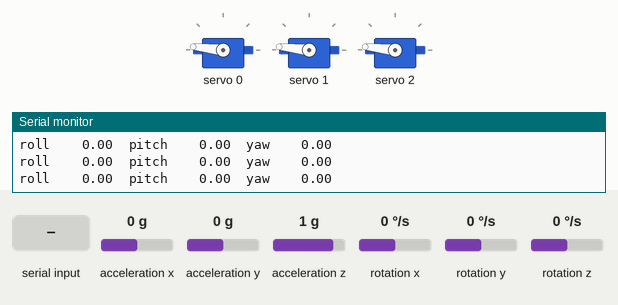
Recording of a sketch running on a simulated ESP32. Shown: 3 × servo, the last lines printed to the serial monitor. Wiring (inferred from the names in the program): MPU-6050 motion sensor at I2C address 0x68. The inputs (shaded band) are chosen by the test bench; at power-on: acceleration x 0 g, rotation x 0 °/s, rotation z 0 °/s, rotation y 0 °/s, acceleration y 0 g, acceleration z 1 g. No MQTT or app messages arrive unless stated.

Above: at 4.6 s.
4.7 s: acceleration x set to -0.8 g
At 6.6 s:
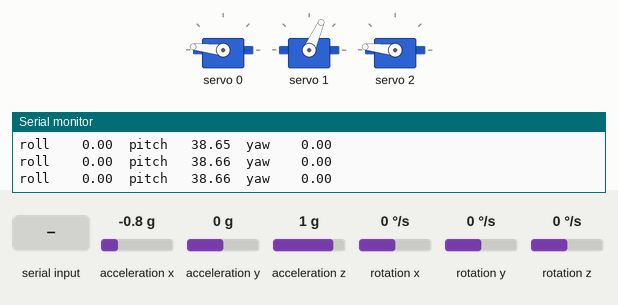
7.7 s: rotation x set to 192 °/s
At 9.0 s:
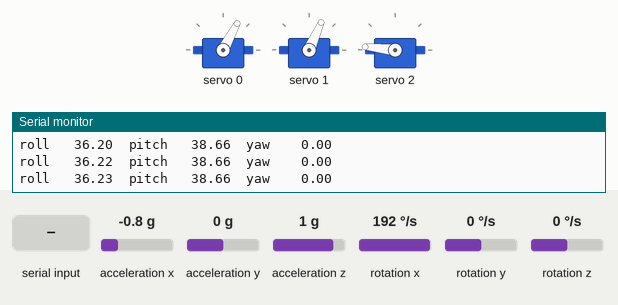
9.6 s: rotation z set to 12 °/s
At 10.65 s:
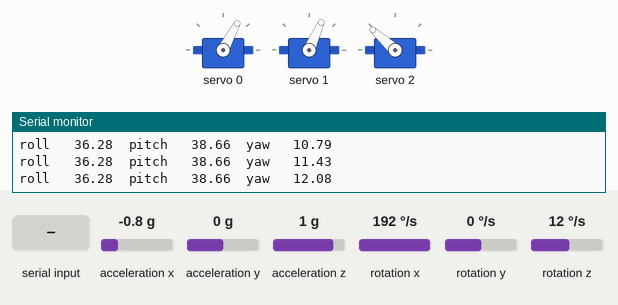
12.6 s: "p" received over Serial
At 14.1 s:
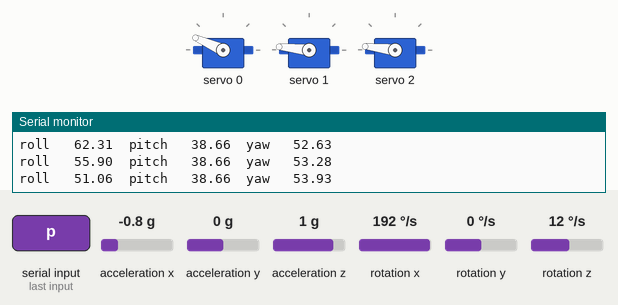
15.1 s: rotation y set to -192 °/s
At 16.2 s:
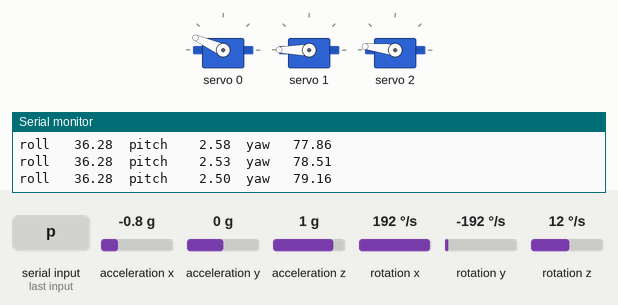
16.6 s: "i90\n" received over Serial
At 17.8 s:
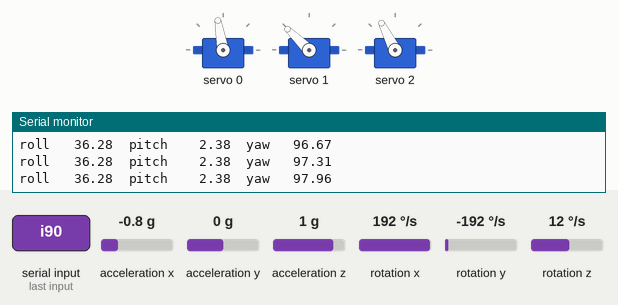
Timing chart, 0 to 19.2 s (numbered marks = the images above; inputs shaded):
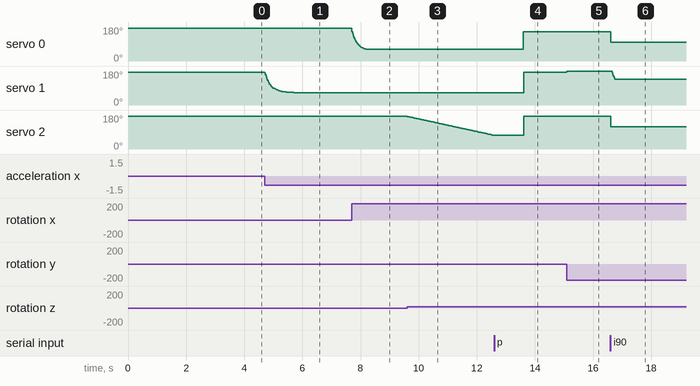

Measured:
- after the input at 4.7 s, servo 1: moves from 174° to 66° over 1.0 s, starting at once
- after the input at 7.7 s, servo 0: moves from 174° to 62° over 0.48 s, starting at once
- after the input at 9.6 s, servo 2: moves from 174° to 73° over 3.0 s, starting at once
- after the input at 12.6 s, servo 0: 62° → 156° after 1.0 s; servo 1: 66° → 174° after 1.0 s
- after the input at 15.1 s, servo 1: 174° → 180° at once
- after the input at 16.6 s, servo 0: 156° → 100° at once; servo 1: 180° → 136° after 0.06 s; servo 2: 173° → 117° at once

The sketch:

gimbal.ino
```cpp
#include <Wire.h>
#include <Adafruit_PWMServoDriver.h>
#include "src/mpu.h"
#include "src/motor.h"
#include <proj_wifi.h>
#include <proj_mqtt.h>
#include <proj_utils.h>

#define SERIAL_BAUDRATE 115200
#define WIRE_CLOCK 400000
#define TARGET_TOPIC "gimbal/target"

// ---- Tuning knobs ----
// PCA9685 channel per axis, mechanical direction (+1/-1), servo trim (deg, level = 90 + trim)
struct Axis { uint8_t ch; float dir, trim; };
Axis axRoll  = {0, +1, 0};
Axis axPitch = {1, +1, 0};
Axis axYaw   = {2, +1, 0};

float Kp = 1.5f, Ki = 0.0f, Kd = 0.05f;
const float I_MAX = 30.0f;    // anti-windup clamp (deg of servo travel)
const float OUT_MAX = 60.0f;  // servo swing limit around centre (deg)

float iRoll, iPitch, iYaw;   // integral term per axis

// ---- Person tracking ----
const float HFOV = 60.0f, VFOV = 45.0f;

const float TRACK_SIGN_YAW = +1, TRACK_SIGN_PITCH = +1;
const float TARGET_MAX = 45.0f;

float yawTarget, pitchTarget;

Angles angles = {0, 0, 0};
uint32_t lastMicros;

void onTarget(const char *topic, const uint8_t *payload, unsigned int len) {
  char buf[96];
  len = min(len, (unsigned int)sizeof(buf) - 1);
  memcpy(buf, payload, len);
  buf[len] = 0;

  float ex, ey;
  if (!jsonNum(buf, "\"ex\"", ex) || !jsonNum(buf, "\"ey\"", ey)) return;

  yawTarget   = constrain(angles.yaw   + TRACK_SIGN_YAW   * ex * HFOV / 2, -TARGET_MAX, TARGET_MAX);
  pitchTarget = constrain(angles.pitch + TRACK_SIGN_PITCH * ey * VFOV / 2, -TARGET_MAX, TARGET_MAX);
}

void pid(float target, float &i, const Axis &ax, float angle, float rate, float dt) {
  float err = target - angle; // Need to change to target
  i = constrain(i + Ki * err * dt, -I_MAX, I_MAX);
  float u = constrain(Kp * err + i - Kd * rate, -OUT_MAX, OUT_MAX);
  servoWrite(ax.ch, 90.0f + ax.trim + ax.dir * u);
}

void handleSerial() {
  if (!Serial.available()) return;
  char c = Serial.read();

  if (c == 'r') {
    angles = {0, 0, 0};
    iRoll = iPitch = iYaw = 0;
    yawTarget = pitchTarget = 0;
    return;
  }

  if (c != 'p' && c != 'i' && c != 'd') return;   // skips '\n': parseFloat would block 1 s waiting for a number
  float v = Serial.parseFloat();

  if (c == 'p') Kp = v; else if (c == 'i') Ki = v; else Kd = v;

  Serial.printf("Kp %.3f Ki %.3f Kd %.3f\n", Kp, Ki, Kd);
}

void setup() {
  Serial.begin(SERIAL_BAUDRATE);
  Wire.begin();
  Wire.setClock(WIRE_CLOCK);

  Serial.println("Starting up MPU... keep it still");
  if (!mpuBegin(ACCEL_2G, GYRO_250)) {
    Serial.println("MPU6050 not found — check wiring");
    while (true) delay(1000);
  }

  Serial.println("Starting up servo...");
  if (!servoBegin()) {
    Serial.println("PCA9685 not found — check wiring");
    while (true) delay(1000);
  }
  for (Axis *a : {&axRoll, &axPitch, &axYaw}) servoWrite(a->ch, 90 + a->trim);

  Serial.println("Calibrating... keep it still");
  mpuCalibrate();
  Serial.printf("Gyro offsets: %.3f %.3f %.3f\n", gxOff, gyOff, gzOff);

  Serial.println("Connecting to wifi...");
  wifiBegin();   // result ignored on purpose: wifiLoop() retries, balancing doesn't need wifi
  mqttBegin("gimbal", onTarget);
  mqttSubscribe(TARGET_TOPIC);

  lastMicros = micros();
}

void loop() {
  handleSerial();
  wifiLoop();
  mqttLoop();

  ImuData d;
  if (!mpuRead(d)) {
    Serial.println("read failed");
    delay(100);
    lastMicros = micros();
    return;
  }

  uint32_t now = micros();
  float dt = (now - lastMicros) * 1e-6f;
  lastMicros = now;

  updateAngles(angles, d, dt);

  pid(0, iRoll,   axRoll,  angles.roll,  d.gx, dt);
  pid(pitchTarget, iPitch, axPitch, angles.pitch, d.gy, dt);
  pid(yawTarget,   iYaw,   axYaw,   angles.yaw,   d.gz, dt);

  static uint32_t lastPrint = 0;
  if (millis() - lastPrint > 50) {
    lastPrint = millis();
    Serial.printf("roll %7.2f  pitch %7.2f  yaw %7.2f\n", angles.roll, angles.pitch, angles.yaw);
  }
}
```

motor.cpp
```cpp
#include <Wire.h>
#include <Adafruit_PWMServoDriver.h>
#include "motor.h"

static Adafruit_PWMServoDriver pwm;  // default address 0x40

bool servoBegin() {
  Wire.beginTransmission(0x40);
  if (Wire.endTransmission() != 0) return false;  // PCA9685 not on bus
  pwm.begin();
  pwm.setPWMFreq(SERVO_FREQ);
  delay(10);
  return true;
}

void servoWrite(uint8_t channel, float angle) {
  angle = constrain(angle, 0.0f, 180.0f);
  pwm.setPWM(channel, 0, servoMIN + (servoMAX - servoMIN) * angle / 180.0f);
}
```

motor.h
```cpp
#pragma once
#include <stdint.h>

// Pulse ticks out of 4096 at SERVO_FREQ. Tune per servo (see README/hardware notes).
#ifndef servoMIN
#define servoMIN 150
#endif
#ifndef servoMAX
#define servoMAX 1000
#endif
#ifndef SERVO_FREQ
#define SERVO_FREQ 60
#endif

bool servoBegin();
void servoWrite(uint8_t channel, float angle);  // angle 0..180, clamped
```

mpu.cpp
```cpp
#include <Wire.h>
#include <Arduino.h>
#include "mpu.h"

// ---------------- Config ----------------
#define I2C_SDA      21
#define I2C_SCL      22
#define MPU_ADDR     0x68      // 0x69 if AD0 pin is HIGH

// ---------------- Registers ----------------
#define REG_SMPLRT_DIV   0x19
#define REG_CONFIG       0x1A
#define REG_GYRO_CONFIG  0x1B
#define REG_ACCEL_CONFIG 0x1C
#define REG_ACCEL_XOUT_H 0x3B
#define REG_PWR_MGMT_1   0x6B
#define REG_WHO_AM_I     0x75

static float accelLsbPerG  = 16384.0f;
static float gyroLsbPerDps = 131.0f;
static float axOff = 0, ayOff = 0, azOff = 0;
float gxOff = 0, gyOff = 0, gzOff = 0;

// Returns true if the MPU ACKed the write (endTransmission == 0).
bool mpuWriteReg(uint8_t reg, uint8_t val) {
  Wire.beginTransmission(MPU_ADDR);
  Wire.write(reg);
  Wire.write(val);
  return Wire.endTransmission(true) == 0;
}

static bool mpuReadRegs(uint8_t reg, uint8_t *buf, uint8_t n) {
  Wire.beginTransmission(MPU_ADDR);
  Wire.write(reg);
  if (Wire.endTransmission(false) != 0) return false;   // repeated start
  if (Wire.requestFrom((uint8_t)MPU_ADDR, n) != n) return false;
  for (uint8_t i = 0; i < n; i++) buf[i] = Wire.read();
  return true;
}

// Returns the register value, or 0xFF if the MPU did not answer.
uint8_t mpuReadReg(uint8_t reg) {
  uint8_t v;
  return mpuReadRegs(reg, &v, 1) ? v : 0xFF;
}

// ------ Reading ------
bool mpuReadRaw(ImuRaw &r) {
  uint8_t b[14];
  if (!mpuReadRegs(REG_ACCEL_XOUT_H, b, 14)) return false;
  r.ax   = (int16_t)(b[0]  << 8 | b[1]);
  r.ay   = (int16_t)(b[2]  << 8 | b[3]);
  r.az   = (int16_t)(b[4]  << 8 | b[5]);
  r.temp = (int16_t)(b[6]  << 8 | b[7]);
  r.gx   = (int16_t)(b[8]  << 8 | b[9]);
  r.gy   = (int16_t)(b[10] << 8 | b[11]);
  r.gz   = (int16_t)(b[12] << 8 | b[13]);
  return true;
}

bool mpuRead(ImuData &d) {
  ImuRaw r;
  if (!mpuReadRaw(r)) return false;
  d.ax = r.ax / accelLsbPerG  - axOff;
  d.ay = r.ay / accelLsbPerG  - ayOff;
  d.az = r.az / accelLsbPerG  - azOff;
  d.gx = r.gx / gyroLsbPerDps - gxOff;
  d.gy = r.gy / gyroLsbPerDps - gyOff;
  d.gz = r.gz / gyroLsbPerDps - gzOff;
  d.tempC = r.temp / 340.0f + 36.53f;
  return true;
}

// ---------------- Calibration (keep still & flat) ----------------
void mpuCalibrate(uint16_t samples) {
  axOff = ayOff = azOff = gxOff = gyOff = gzOff = 0;
  double sax = 0, say = 0, saz = 0, sgx = 0, sgy = 0, sgz = 0;
  ImuData d;
  for (uint16_t i = 0; i < samples; i++) {
    mpuRead(d);
    sax += d.ax; say += d.ay; saz += d.az;
    sgx += d.gx; sgy += d.gy; sgz += d.gz;
    delay(2);
  }
  axOff = sax / samples;
  ayOff = say / samples;
  azOff = saz / samples - 1.0f;   // Z should read +1 g
  gxOff = sgx / samples;
  gyOff = sgy / samples;
  gzOff = sgz / samples;
}

// ---------------- Complementary filter ----------------
void updateAngles(Angles &a, const ImuData &d, float dt, float alpha) {
  float accRoll  = atan2f(d.ay, d.az) * RAD_TO_DEG;
  float accPitch = atan2f(-d.ax, sqrtf(d.ay * d.ay + d.az * d.az)) * RAD_TO_DEG;
  a.roll  = alpha * (a.roll  + d.gx * dt) + (1 - alpha) * accRoll;
  a.pitch = alpha * (a.pitch + d.gy * dt) + (1 - alpha) * accPitch;
  a.yaw  += d.gz * dt;   // drifts, no reference
}

// ------ Setup ------ (call Wire.begin() first)
bool mpuBegin(AccelRange aRange, GyroRange gRange) {
  uint8_t who = mpuReadReg(REG_WHO_AM_I);
  if (who != 0x68) {
    Serial.printf("WHO_AM_I = 0x%02X (expected 0x68)\n", who);
    if (who == 0x00 || who == 0xFF) return false;   // nothing answered; other values = clones, carry on
  }
  if (!mpuWriteReg(REG_PWR_MGMT_1, 0x01)) return false;   // wake up, PLL clock
  delay(100);

  if (!mpuWriteReg(REG_ACCEL_CONFIG, aRange)) return false;
  if (!mpuWriteReg(REG_GYRO_CONFIG, gRange)) return false;
  delay(20);
  return true;
}
```

mpu.h
```cpp
#pragma once
#include <Arduino.h>

enum AccelRange : uint8_t { ACCEL_2G = 0x00, ACCEL_4G = 0x08, ACCEL_8G = 0x10, ACCEL_16G = 0x18 };
enum GyroRange  : uint8_t { GYRO_250 = 0x00, GYRO_500 = 0x08, GYRO_1000 = 0x10, GYRO_2000 = 0x18 };

struct ImuRaw  { int16_t ax, ay, az, temp, gx, gy, gz; };
struct ImuData { float ax, ay, az, gx, gy, gz, tempC; };
struct Angles  { float roll, pitch, yaw; };

bool mpuWriteReg(uint8_t reg, uint8_t val);
uint8_t mpuReadReg(uint8_t reg);   // returns 0xFF if the read failed
bool mpuBegin(AccelRange aRange = ACCEL_2G, GyroRange gRange = GYRO_250);
bool mpuRead(ImuData &d);
bool mpuReadRaw(ImuRaw &r);
void mpuCalibrate(uint16_t samples = 500);
void updateAngles(Angles &a, const ImuData &d, float dt, float alpha = 0.98f);
extern float gxOff, gyOff, gzOff;

// ---------------- Example ----------------
// Angles angles = {0, 0, 0};
// uint32_t lastMicros;

// void setup() {
//   Serial.begin(115200);
//   Wire.begin(I2C_SDA, I2C_SCL);
//   Wire.setClock(400000);

//   if (!mpuBegin(ACCEL_2G, GYRO_250)) {
//     Serial.println("MPU6050 not found — check wiring");
//     while (true) delay(1000);
//   }

//   Serial.println("Calibrating... keep it still");
//   mpuCalibrate();
//   Serial.printf("Gyro offsets: %.3f %.3f %.3f\n", gxOff, gyOff, gzOff);

//   lastMicros = micros();
// }

// void loop() {
//   ImuData d;
//   if (!mpuRead(d)) {
//     Serial.println("read failed");
//     delay(100);
//     return;
//   }

//   uint32_t now = micros();
//   float dt = (now - lastMicros) * 1e-6f;
//   lastMicros = now;

//   updateAngles(angles, d, dt);

//   static uint32_t lastPrint = 0;
//   if (millis() - lastPrint > 50) {
//     lastPrint = millis();
//     Serial.printf("roll %7.2f  pitch %7.2f  yaw %7.2f\n",
//                   angles.roll, angles.pitch, angles.yaw);
//   }
// }
```
